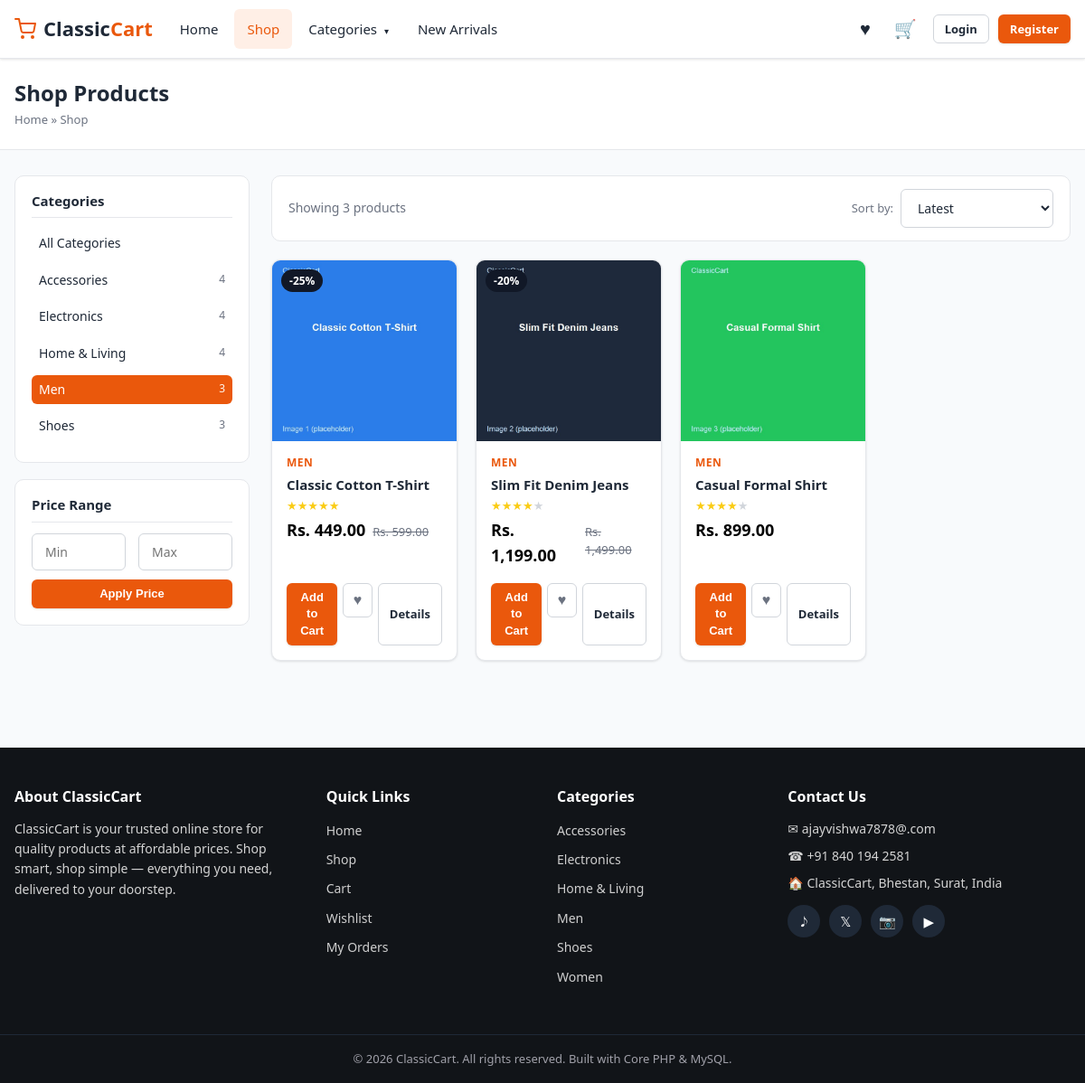
Page /shop.php?category=1 on the committed database.
### tables this page shows
CREATE TABLE `categories` (
  `id` INT(11) NOT NULL AUTO_INCREMENT,
  `name` VARCHAR(100) NOT NULL,
  `image` VARCHAR(255) DEFAULT NULL,
  `description` TEXT DEFAULT NULL,
  `status` TINYINT(1) NOT NULL DEFAULT 1 COMMENT '1 = active, 0 = inactive',
  `created_at` TIMESTAMP NOT NULL DEFAULT CURRENT_TIMESTAMP,
  PRIMARY KEY (`id`),
  UNIQUE KEY `uq_category_name` (`name`)
);

CREATE TABLE `products` (
  `id` INT(11) NOT NULL AUTO_INCREMENT,
  `category_id` INT(11) NOT NULL,
  `name` VARCHAR(200) NOT NULL,
  `description` TEXT DEFAULT NULL,
  `price` DECIMAL(10,2) NOT NULL DEFAULT 0.00,
  `discount_price` DECIMAL(10,2) DEFAULT NULL,
  `stock` INT(11) NOT NULL DEFAULT 0,
  `image` VARCHAR(255) NOT NULL,
  `rating` DECIMAL(2,1) NOT NULL DEFAULT 0.0,
  `status` TINYINT(1) NOT NULL DEFAULT 1 COMMENT '1 = active, 0 = inactive',
  `created_at` TIMESTAMP NOT NULL DEFAULT CURRENT_TIMESTAMP,
  `updated_at` TIMESTAMP NOT NULL DEFAULT CURRENT_TIMESTAMP ON UPDATE CURRENT_TIMESTAMP,
  PRIMARY KEY (`id`),
  KEY `idx_product_category` (`category_id`),
  CONSTRAINT `fk_product_category` FOREIGN KEY (`category_id`) REFERENCES `categories` (`id`) ON DELETE RESTRICT ON UPDATE CASCADE
);

### config/database.php (called while the page is built, shortened)
<?php
function db(): PDO
{
    static $pdo = null;
    if ($pdo === null) {
        try {
            $pdo = new PDO(
                'mysql:host=' . DB_HOST . ';dbname=' . DB_NAME . ';charset=utf8mb4',
                DB_USER,
                DB_PASS,
                array(
                    PDO::ATTR_ERRMODE            => PDO::ERRMODE_EXCEPTION,
                    PDO::ATTR_DEFAULT_FETCH_MODE => PDO::FETCH_ASSOC,
                    PDO::ATTR_EMULATE_PREPARES   => false,
                )
            );
        } catch (PDOException $e) {
            die('Database connection could not be established. Please check your configuration in config/database.php and make sure the database was imported.');
        }
    }
    return $pdo;
}

### shop.php (the view, shortened to what this page needs)
<?php
$itemsPerPage = 9;
$page    = max(1, (int)($_GET['page'] ?? 1));
$catId   = (int)($_GET['category'] ?? 0);
$min     = (float)($_GET['min'] ?? 0);
$max     = (float)($_GET['max'] ?? 0);
$sort    = $_GET['sort'] ?? 'newest';
$where  = array('1 = 1');
$params = array();
if ($catId > 0) {
    $where[] = 'p.category_id = ?';
    $params[] = $catId;
}
$whereClause = implode(' AND ', $where);
$orderBy = 'p.created_at DESC';
switch ($sort) {
    default:
        $orderBy = 'p.created_at DESC';
}
$countStmt = db()->prepare("SELECT COUNT(*) AS total FROM products p JOIN categories c ON c.id = p.category_id WHERE $whereClause AND p.status = 1");
$countStmt->execute($params);
$totalProducts = (int)$countStmt->fetch()['total'];
$offset = ($page - 1) * $itemsPerPage;
$stmt = db()->prepare(
    "SELECT p.*, c.name AS category_name
     FROM products p
     JOIN categories c ON c.id = p.category_id
     WHERE $whereClause AND p.status = 1
     ORDER BY $orderBy
     LIMIT $itemsPerPage OFFSET $offset"
);
$stmt->execute($params);
$products = $stmt->fetchAll();
$categories = get_categories(true);
function buildQuery(array $overrides = array()): array
{
    $qs = array(
        'search'   => $_GET['search']   ?? '',
        'category' => $_GET['category'] ?? '',
        'min'      => $_GET['min']      ?? '',
        'max'      => $_GET['max']      ?? '',
        'sort'     => $_GET['sort']     ?? 'newest',
    );
    foreach ($overrides as $key => $value) {
        $qs[$key] = $value;
    }
    return array_filter($qs, function ($v) { return $v !== ''; });
}
function hurl(array $overrides = array()): string
{
    $qs = buildQuery($overrides);
    return 'shop.php' . ($qs ? '?' . http_build_query($qs, '', '&') : '');
}
include 'includes/header.php';
?>
<section class="page-header">
    <div class="container">
        <h1>Shop Products</h1>
        <div class="breadcrumb"><a href="index.php">Home</a> &raquo; Shop</div>
    </div>
</section>
<div class="container">
    <div class="shop-layout">
        <aside class="shop-sidebar">
            <div class="filter-box">
                <h4>Categories</h4>
                <ul class="filter-list">
                    <li><a href="<?php echo hurl(array('category' => '', 'page' => '')); ?>" class="<?php echo $catId === 0 ? 'active' : ''; ?>">All Categories</a></li>
                    <?php foreach ($categories as $cat) { ?>
                        <li>
                            <a href="<?php echo hurl(array('category' => $cat['id'], 'page' => '')); ?>" class="<?php echo $catId === (int)$cat['id'] ? 'active' : ''; ?>">
                                <?php echo e($cat['name']); ?>
                                <span class="count"><?php echo (int)$cat['product_count']; ?></span>
                            </a>
                        </li>
                    <?php } ?>
                </ul>
            </div>
            <div class="filter-box">
                <h4>Price Range</h4>
                <form method="get" action="shop.php">
                    <div class="form-row">
                        <div class="form-group" style="margin-bottom:10px;">
                            <input type="number" class="form-control" name="min" placeholder="Min" min="0" value="<?php echo $min > 0 ? (int)$min : ''; ?>">
                        </div>
                        <div class="form-group" style="margin-bottom:10px;">
                            <input type="number" class="form-control" name="max" placeholder="Max" min="0" value="<?php echo $max > 0 ? (int)$max : ''; ?>">
                        </div>
                    </div>
                    <button type="submit" class="btn btn-primary btn-sm btn-block">Apply Price</button>
                </form>
            </div>
        </aside>
        <section>
            <div class="shop-topbar">
                <div class="result-count">Showing <?php echo $totalProducts; ?> product<?php echo $totalProducts === 1 ? '' : 's'; ?></div>
                <form class="sort-form" method="get" action="shop.php">
                    <label for="sortSelect" class="text-muted" style="font-size:13px;">Sort by:</label>
                    <select name="sort" id="sortSelect" class="form-control">
                        <option value="newest" <?php echo $sort === 'newest' ? 'selected' : ''; ?>>Latest</option>
                    </select>
                </form>
            </div>
            <?php if (!empty($products)) { ?>
                <div class="product-grid">
                    <?php foreach ($products as $product) { product_card($product); } ?>
                </div>
            <?php } ?>
        </section>
    </div>
</div>
<?php include 'includes/footer.php'; ?>

### includes/functions.php (shortened to what this page needs)
<?php
require_once __DIR__ . '/../config/database.php';
function e(?string $value): string
{
    return htmlspecialchars((string)$value, ENT_QUOTES, 'UTF-8');
}
function money($amount): string
{
    return 'Rs. ' . number_format((float)$amount, 2);
}
function discount_percent($price, $discountPrice): int
{
    if ($discountPrice > 0 && (float)$price > 0 && (float)$price > (float)$discountPrice) {
        return (int)round(((float)$price - (float)$discountPrice) / (float)$price * 100);
    }
    return 0;
}
function base_url(): string
{
    $dir = str_replace('\\', '/', dirname($_SERVER['SCRIPT_NAME']));
    $dir = rtrim($dir, '/');
    return $dir;
}
function product_image(string $image): string
{
    return base_url() . '/uploads/products/' . rawurlencode($image);
}
function product_price(array $p): float
{
    return ($p['discount_price'] > 0) ? (float)$p['discount_price'] : (float)$p['price'];
}
function get_categories(bool $activeOnly = true): array
{
    $sql = 'SELECT c.*, (SELECT COUNT(*) FROM products p WHERE p.category_id = c.id AND p.status = 1) AS product_count
            FROM categories c';
    if ($activeOnly) {
        $sql .= ' WHERE c.status = 1';
    }
    $sql .= ' ORDER BY c.name';
    return db()->query($sql)->fetchAll();
}
function stars(float $rating): string
{
    $rating = max(0, min(5, (float)$rating));
    $html   = '<span class="rating-stars">';
    for ($i = 1; $i <= 5; $i++) {
        if ($rating >= $i) {
            $html .= '<span class="star full">&#9733;</span>';
        } elseif ($rating >= $i - 0.5) {
            $html .= '<span class="star half">&#9733;</span>';
        } else {
            $html .= '<span class="star empty">&#9733;</span>';
        }
    }
    $html .= '</span>';
    return $html;
}
function product_rating(array $p): string
{
    return stars((float)$p['rating']);
}
function product_card(array $p): void
{
    $price      = product_price($p);
    $percent    = discount_percent($p['price'], $p['discount_price']);
    $image      = product_image($p['image']);
    $outOfStock = ((int)$p['stock'] <= 0);
    ?>
    <div class="product-card">
        <a class="product-img-link" href="product.php?id=<?php echo (int)$p['id']; ?>">
            <div class="product-img">
                <img src="<?php echo e($image); ?>" alt="<?php echo e($p['name']); ?>" loading="lazy">
            </div>
        </a>
        <?php if ($percent > 0) { ?>
            <span class="discount-badge">-<?php echo (int)$percent; ?>%</span>
        <?php } ?>
        <div class="product-body">
            <div class="product-category"><?php echo e($p['category_name'] ?? ''); ?></div>
            <h3 class="product-name">
                <a href="product.php?id=<?php echo (int)$p['id']; ?>"><?php echo e($p['name']); ?></a>
            </h3>
            <?php echo product_rating($p); ?>
            <div class="product-price">
                <span class="price"><?php echo money($price); ?></span>
                <?php if ($percent > 0) { ?>
                    <del class="old-price"><?php echo money($p['price']); ?></del>
                <?php } ?>
            </div>
            <div class="product-actions">
                <button type="button" class="btn btn-primary btn-sm add-to-cart flex-fill"
                    data-id="<?php echo (int)$p['id']; ?>"
                    <?php echo $outOfStock ? 'disabled' : ''; ?>>
                    Add to Cart
                </button>
                <button type="button" class="btn btn-wishlist btn-sm wishlist-btn" data-id="<?php echo (int)$p['id']; ?>"
                    title="Add to wishlist">&#9829;</button>
                <a class="btn btn-outline btn-sm" href="product.php?id=<?php echo (int)$p['id']; ?>">Details</a>
            </div>
        </div>
    </div>
    <?php
}

### includes/footer.php (shortened to what this page needs)
<?php
$footerCategories = get_categories(true);
?>
</main>
<footer class="footer">
    <div class="container">
        <div class="footer-grid">
            <div class="footer-col">
                <h4>About ClassicCart</h4>
                <p>ClassicCart is your trusted online store for quality products at affordable prices.
                Shop smart, shop simple &mdash; everything you need, delivered to your doorstep.</p>
            </div>
            <div class="footer-col">
                <h4>Quick Links</h4>
                <ul>
                    <li><a href="index.php">Home</a></li>
                    <li><a href="shop.php">Shop</a></li>
                    <li><a href="cart.php">Cart</a></li>
                    <li><a href="wishlist.php">Wishlist</a></li>
                    <li><a href="orders.php">My Orders</a></li>
                </ul>
            </div>
            <div class="footer-col">
                <h4>Categories</h4>
                <ul>
                    <?php foreach ($footerCategories as $cat) { ?>
                        <li><a href="shop.php?category=<?php echo (int)$cat['id']; ?>"><?php echo e($cat['name']); ?></a></li>
                    <?php } ?>
                </ul>
            </div>
            <div class="footer-col">
                <h4>Contact Us</h4>
                <ul class="contact-list">
                    <li>&#9993; ajayvishwa7878@.com</li>
                    <li>&#9742; +91 840 194 2581</li>
                    <li>&#127968; ClassicCart, Bhestan, Surat, India</li>
                </ul>
                <div class="social-icons">
                    <a href="#" aria-label="Facebook">&#119136;</a>
                    <a href="#" aria-label="Twitter">&#120143;</a>
                    <a href="#" aria-label="Instagram">&#128247;</a>
                    <a href="#" aria-label="YouTube">&#9654;</a>
                </div>
            </div>
        </div>
    </div>
    <div class="footer-bottom">
        <div class="container">
            <p>&copy; <?php echo date('Y'); ?> ClassicCart. All rights reserved. Built with Core PHP &amp; MySQL.</p>
        </div>
    </div>
</footer>
</body>
</html>

### rows in the picture
categories: name "Accessories", product_count "4"
categories: name "Electronics", product_count "4"
categories: name "Home & Living", product_count "4"
categories: name "Men", product_count "3"
categories: name "Shoes", product_count "3"
products: image (picture), percent "25", category.name "MEN", name "Classic Cotton T-Shirt", price "Rs. 449.00", price "Rs. 599.00"
products: image (picture), percent "20", category.name "MEN", name "Slim Fit Denim Jeans", price "Rs. 1,199.00", price "Rs. 1,499.00"
products: image (picture), category.name "MEN", name "Casual Formal Shirt", price "Rs. 899.00"
categories: name "Women"

### other values in the picture
$totalProducts "3"
